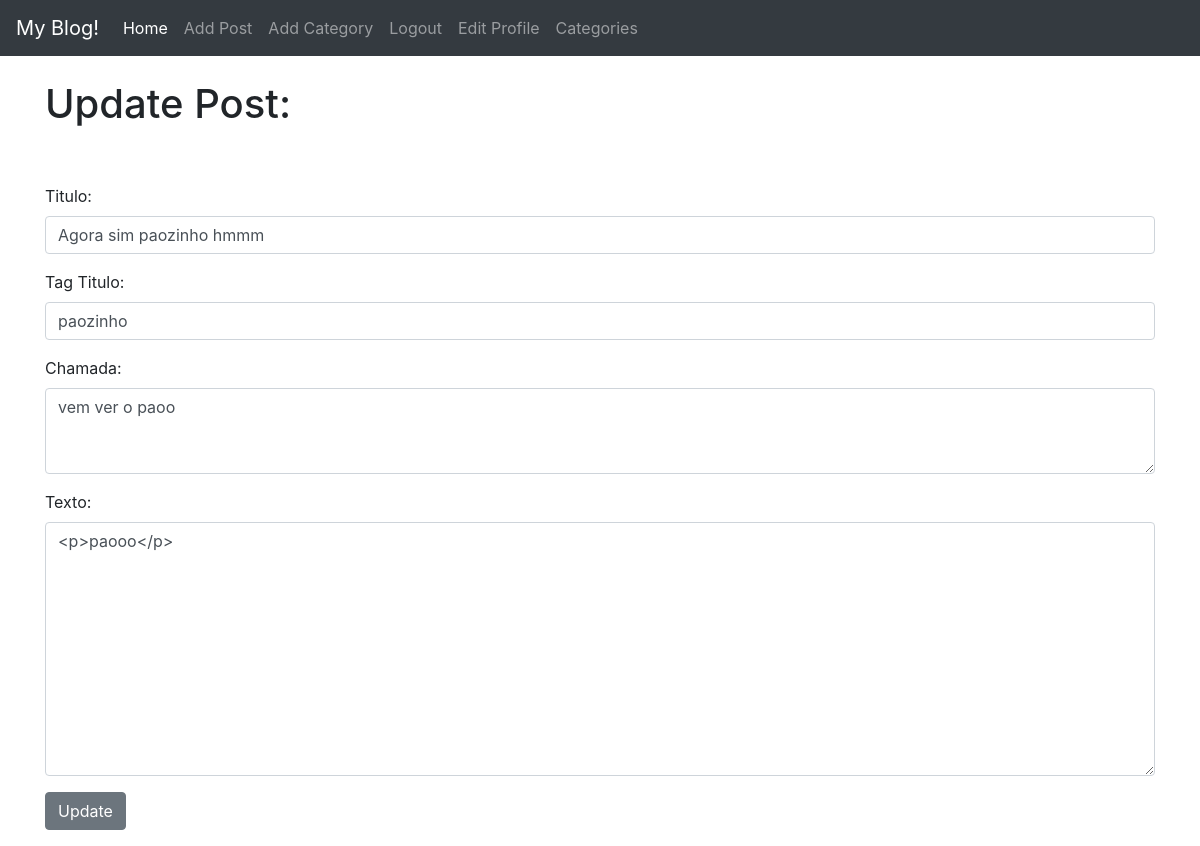
/article/edit/19 (signed in), run on the app's committed database.
### theblog/models.py (models this page shows, shortened)
class Post(models.Model):
	title = models.CharField(max_length=255)
	header_image = models.ImageField(null=True, blank=True, upload_to="images/")
	title_tag = models.CharField(max_length=255)
	snippet = models.CharField(max_length=255)
	author = models.ForeignKey(User, on_delete=models.CASCADE) #models.CASCADE caso o user seja apagado todos os seus posts são apagados tbm
	body = RichTextField(blank=True)
	post_date = models.DateField(auto_now_add=True)
	category = models.CharField(max_length=255)
	likes = models.ManyToManyField(User, related_name='blog_post')

### theblog/views.py (the view)
# urls.py: path('article/edit/<int:pk>', UpdatePostView.as_view(), name='update_post'),
class UpdatePostView(UpdateView):
	model = Post
	template_name = 'update_post.html'
	form_class = EditPostForm

### theblog/forms.py
class EditPostForm(forms.ModelForm):
	class Meta:
		model = Post
		fields = ('title', 'title_tag','snippet', 'body')
		widgets = {
			'title' : forms.TextInput(attrs={'class': 'form-control'}),
			'snippet' : forms.Textarea(attrs={'class': 'form-control', 'rows':'3'}),
			'title_tag' : forms.TextInput(attrs={'class': 'form-control', 'placeholder': 'O texto que aparece na aba do navegador'}),
			'body' : forms.Textarea(attrs={'class': 'form-control'}),
		}
		labels  = {
            'title':'Titulo',
            'title_tag':'Tag Titulo',
            'snippet': 'Chamada',
          	'body':'Texto',
        }

### theblog/templates/update_post.html (shortened to what this page needs)
{% extends 'base.html' %}
{% block content %}
{% if user.is_authenticated %}
	{% if user.id == post.author.id %}
		<h1>Update Post:</h1>
		<div class='form-group'>
			<form method="POST" >
				{{ form.as_p }}
				<button class='btn btn-secondary'>Update</button>
			</form>
		</div>
	{% else %}
		<h3>Você não tem permissão</h3>
	{%endif%}
{% else %}
	sai daqui, todo dia isso
{%endif%}
{% endblock %}

### data on the page
Post: title "Agora sim paozinho hmmm", title_tag "paozinho", snippet "vem ver o paoo", body "<p>paooo</p>"
